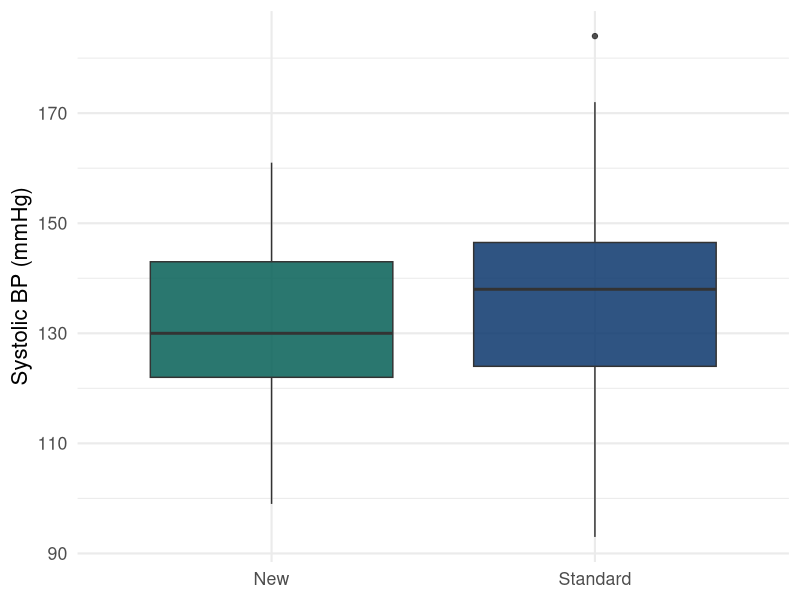

This chart was generated by the following R code:
## ---- chunk 1
#| include: false
library(ggplot2)
patients <- read.csv("../../data/patients.csv")
## ---- chunk 2
#| echo: true
summary(patients$sbp)
## ---- chunk 3
#| echo: true
table(patients$treatment, patients$readmitted)
## ---- chunk 4
#| output-location: column
#| fig-width: 6
#| fig-height: 4.5
ggplot(patients, aes(treatment, sbp, fill = treatment)) +
  geom_boxplot(alpha = 0.85, show.legend = FALSE) +
  scale_fill_manual(values = c("#055F56", "#0B376C")) +
  labs(x = NULL, y = "Systolic BP (mmHg)") +
  theme_minimal(base_size = 16)
